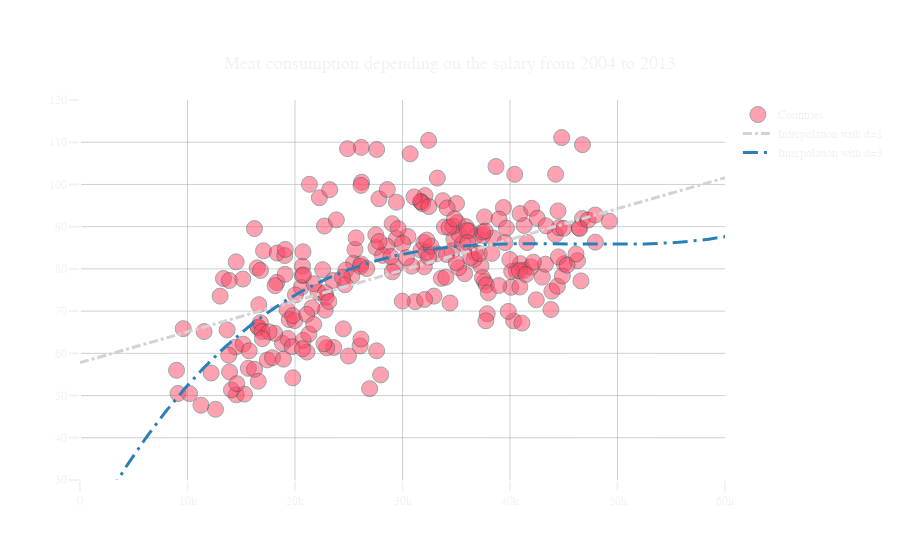

The code cell stored with this chart in its notebook:
### Code cell
countries_both_nLUX_all = []
for i in range(10):
    countries_both_nLUX_all+=countries_both_nLUX
fig3 = go.Figure()
fig3.add_trace(go.Scatter(y=y, x=x, mode='markers', 
            marker=dict(
                opacity=0.5,
                size=16,
                color='#FF4464',
                line=dict(
                width=1,
                color='DarkSlateGrey')), name='Countries', text=countries_both_nLUX_all),)

#fig3.add_trace(go.Scatter(x = t[:,0],y = yt2[:,0], name='Interpolation with d=2', marker_color = 'red', opacity=1,line=dict(color='firebrick', width=3, dash='dash')))
fig3.add_trace(go.Scatter(x = t[:,0],y = yt1[:,0], name='Interpolation with d=1', marker_color = 'red', opacity=1,line=dict(color='LightGrey', width=3, dash='dashdot'), visible=True))
fig3.add_trace(go.Scatter(x = t[:,0],y = yt3[:,0], name='Interpolation with d=3', marker_color = 'red', opacity=1,line=dict(color='#2980b9 ', width=3, dash='longdashdot')))
#fig3.add_trace(go.Scatter(x = t[:,0],y = yt4[:,0], name='Interpolation with d=4', marker_color = 'red', opacity=1,line=dict(color='dodgerblue', width=3, dash='solid')))
fig3.update_xaxes(range=[8000, 60000])
fig3.update_yaxes(range=[30, 120])
fig3.update_layout(title={
        'text': "Meat consumption depending on the salary from 2004 to 2013",
        'y':0.9,
        'x':0.5,
        'xanchor': 'center',
        'yanchor': 'top'})

change_config(fig3).show()

### Figure 1 — Plotly figure (JSON) as saved in the notebook; plotly's stock layout.template omitted (floating-point values rounded to 4 significant figures; data arrays with more than 128 entries replaced by an {"elided": "..."} marker saying what was removed)
{"data": [{"marker": {"color": "#FF4464", "line": {"color": "DarkSlateGrey", "width": 1}, "opacity": 0.5, "size": 16}, "mode": "markers", "name": "Countries", "text": {"elided": "240 str values"}, "type": "scatter", "x": {"elided": "240 float values"}, "y": {"elided": "240 float values"}}, {"line": {"color": "LightGrey", "dash": "dashdot", "width": 3}, "marker": {"color": "red"}, "name": "Interpolation with d=1", "opacity": 1, "type": "scatter", "visible": true, "x": {"elided": "1000 float values"}, "y": {"elided": "1000 float values"}}, {"line": {"color": "#2980b9 ", "dash": "longdashdot", "width": 3}, "marker": {"color": "red"}, "name": "Interpolation with d=3", "opacity": 1, "type": "scatter", "x": {"elided": "1000 float values"}, "y": {"elided": "1000 float values"}}], "layout": {"autosize": true, "font": {"color": "#F2F2F2", "family": "Andale Mono, monospace", "size": 12}, "paper_bgcolor": "rgba(0, 0, 0, 0)", "plot_bgcolor": "rgba(0, 0, 0, 0)", "title": {"font": {"color": "#F2F2F2", "family": "Andale Mono, monospace", "size": 18}, "text": "Meat consumption depending on the salary from 2004 to 2013", "x": 0.5, "xanchor": "center", "y": 0.9, "yanchor": "top"}, "xaxis": {"gridcolor": "rgba(153, 163, 164,0.5)", "range": [0, 60000], "tickcolor": "#F2F2F2", "ticklen": 10, "ticks": "outside", "tickwidth": 2, "title": {"font": {"color": "#F2F2F2", "family": "Andale Mono, monospace", "size": 12}}, "type": "linear"}, "yaxis": {"gridcolor": "rgba(153, 163, 164,0.5)", "range": [30, 120], "tickcolor": "#F2F2F2", "ticklen": 10, "ticks": "outside", "tickwidth": 2, "title": {"font": {"color": "#F2F2F2", "family": "Andale Mono, monospace", "size": 12}}, "type": "linear"}}}
